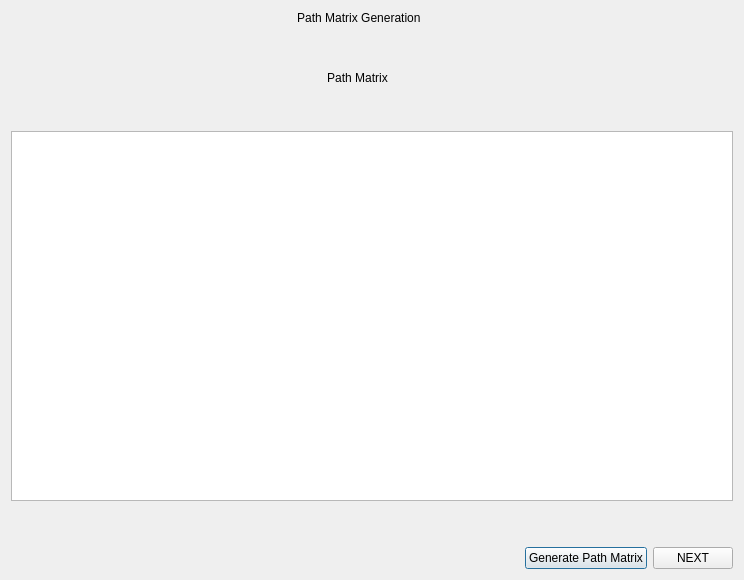
<?xml version="1.0" encoding="UTF-8"?>
<ui version="4.0">
 <class>Dialog_path_matrix</class>
 <widget class="QDialog" name="Dialog_path_matrix">
  <property name="geometry">
   <rect>
    <x>0</x>
    <y>0</y>
    <width>744</width>
    <height>580</height>
   </rect>
  </property>
  <property name="windowTitle">
   <string>Dialog</string>
  </property>
  <layout class="QVBoxLayout" name="verticalLayout_2">
   <item>
    <layout class="QVBoxLayout" name="verticalLayout">
     <item>
      <widget class="QLabel" name="label">
       <property name="text">
        <string>                                                                                      Path Matrix Generation</string>
       </property>
      </widget>
     </item>
     <item>
      <spacer name="verticalSpacer_2">
       <property name="orientation">
        <enum>Qt::Vertical</enum>
       </property>
       <property name="sizeType">
        <enum>QSizePolicy::Fixed</enum>
       </property>
       <property name="sizeHint" stdset="0">
        <size>
         <width>20</width>
         <height>40</height>
        </size>
       </property>
      </spacer>
     </item>
     <item>
      <widget class="QLabel" name="label_3">
       <property name="text">
        <string>                                                                                               Path Matrix</string>
       </property>
      </widget>
     </item>
     <item>
      <spacer name="verticalSpacer_4">
       <property name="orientation">
        <enum>Qt::Vertical</enum>
       </property>
       <property name="sizeType">
        <enum>QSizePolicy::Fixed</enum>
       </property>
       <property name="sizeHint" stdset="0">
        <size>
         <width>20</width>
         <height>40</height>
        </size>
       </property>
      </spacer>
     </item>
     <item>
      <widget class="QTableWidget" name="tablePATH"/>
     </item>
     <item>
      <spacer name="verticalSpacer">
       <property name="orientation">
        <enum>Qt::Vertical</enum>
       </property>
       <property name="sizeType">
        <enum>QSizePolicy::Fixed</enum>
       </property>
       <property name="sizeHint" stdset="0">
        <size>
         <width>20</width>
         <height>40</height>
        </size>
       </property>
      </spacer>
     </item>
     <item>
      <layout class="QHBoxLayout" name="horizontalLayout">
       <item>
        <spacer name="horizontalSpacer">
         <property name="orientation">
          <enum>Qt::Horizontal</enum>
         </property>
         <property name="sizeHint" stdset="0">
          <size>
           <width>40</width>
           <height>20</height>
          </size>
         </property>
        </spacer>
       </item>
       <item>
        <widget class="QPushButton" name="pathButton">
         <property name="text">
          <string>Generate Path Matrix</string>
         </property>
        </widget>
       </item>
       <item>
        <widget class="QPushButton" name="nextButton">
         <property name="text">
          <string>NEXT</string>
         </property>
        </widget>
       </item>
      </layout>
     </item>
    </layout>
   </item>
  </layout>
 </widget>
 <resources/>
 <connections/>
</ui>
